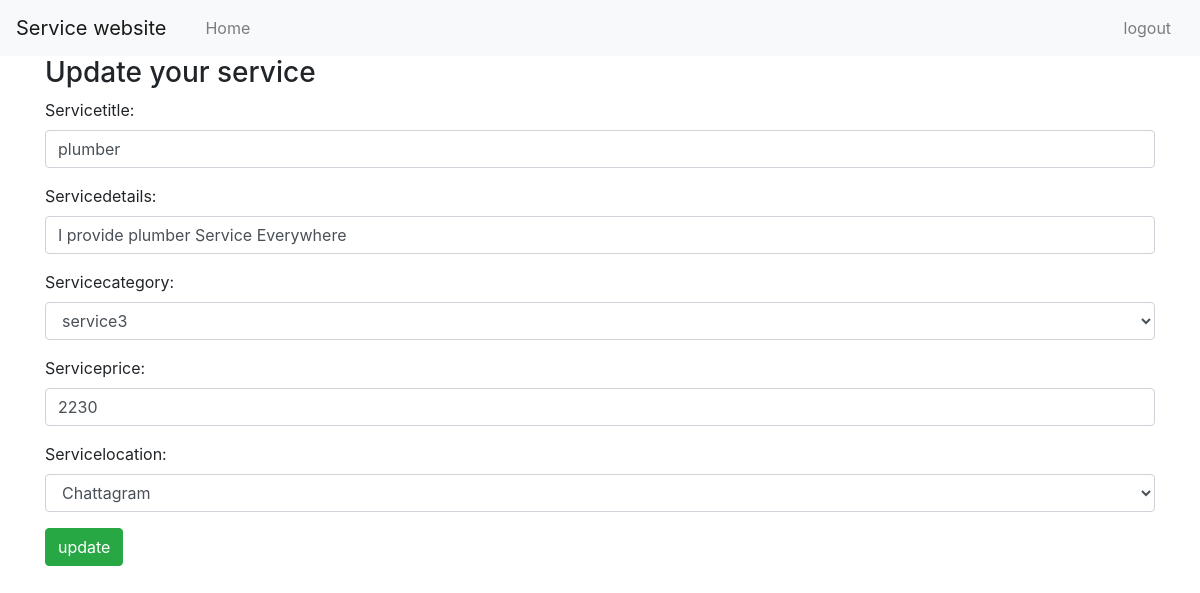
Page /service/4 (signed in) on the committed database.
### service/models.py (models this page shows)
class Sheba(models.Model):
    user = models.ForeignKey(User,on_delete=models.CASCADE)
    servicecategory =(
        ('service1','service1'),
        ('service2','service2'),
        ('service3','service3'),
        ('service4','service4'),
    )
    servicelocation=(
        ('Dhaka','Dhaka'),
        ('Chittagong','Chattagram')
    )
    servicetitle = models.CharField(max_length=100)
    servicedetails = models.CharField(max_length=100)
    servicecategory = models.CharField(max_length=100,choices=servicecategory,default='service1')
    serviceprice = models.IntegerField(max_length=100)
    servicelocation = models.CharField(max_length=10,choices=servicelocation,default='Dhaka')

### service/views.py (the view)
# urls.py: path('<int:id>',views.serviceupdate, name='serviceupdate'),
def serviceupdate(request,id):
        if request.method =='POST':
         pi = Sheba.objects.get(pk=id)
         fm= Service(request.POST, instance=pi)
         if fm.is_valid():
                fm.save()
                return redirect('serviceshow')
        else:
         pi = Sheba.objects.get(pk=id)
         fm= Service(instance=pi)
        return render(request,'service/updateseller.html',{'form':fm})

### service/forms.py
class Service(forms.ModelForm):
    class Meta:
            model = Sheba
            fields=['user','servicetitle',
            'servicedetails','servicecategory',
            'serviceprice','servicelocation'
            ]
            widgets = {
                'user':forms.HiddenInput(attrs={'class':'form-control'}),
            'servicetitle': forms.TextInput(attrs={'class':'form-control'}),
            'servicedetails': forms.TextInput(attrs={'class':'form-control'}),
            'servicecategory': forms.Select(attrs={'class':'form-control'}),
            'serviceprice':forms.TextInput(attrs={'class':'form-control'}),
            'servicelocation': forms.Select(attrs={'class':'form-control'}),
             }

### templates/service/updateseller.html (shortened to what this page needs)
<!doctype html>
<html lang="en">
  <head>
    <link rel="stylesheet" href="https://cdn.jsdelivr.net/npm/bootstrap@4.0.0/dist/css/bootstrap.min.css">
  </head>
  <body>
    {% if user.is_authenticated and user.is_seller %}
    <nav class="navbar navbar-expand-lg navbar-light bg-light">
        <a class="navbar-brand" href="#">Service website</a>
        <div class="collapse navbar-collapse" id="navbarNav">
            <div class="col-md-11">
                <ul class="navbar-nav">
                    <li class="nav-item">
                        <a class="nav-link" href="/account/sellerdashboard/">Home</a>
                      </li>
                  </ul>
            </div>
            <div class="col-md-1">
                <ul class="navbar-nav">
                    <li class="nav-item">
                      <a class="nav-link" href="{% url 'logout' %}">logout</a>
                    </li>
                  </ul>
            </div>
        </div>
      </nav>
    <div class="container">
        <h3>Update your service {{ id }}</h3>
         <form action="" method="POST">
          {{ form.as_p }}
          <input type="submit" class="btn btn-success" value="update">
         </form>
        </div>
        {% else %}
        <script>
        window.location.href = "http://127.0.0.1:8000/account/login/";
        </script>
        {% endif %}
  </body>
</html>

### rows in the picture
Sheba: servicetitle "plumber", servicedetails "I provide plumber Service Everywhere", servicecategory "service3", serviceprice "2230", servicelocation "Chattagram"
